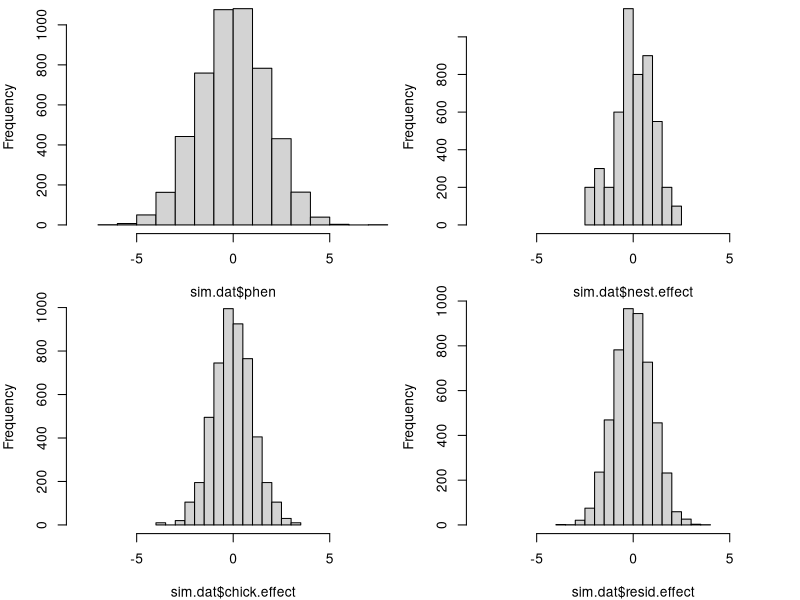

The R script that drew this image:
#################################################
### SIMULATING JQ'S PROBLEM:
#################################################

# load lme4 package first:
if (!require("lme4")) install.packages("lme4")
library(lme4)

# First, input parameter values for the random effects:
nest.var= 1 # between-nest variance component 
chick.var= 1 # between-chicks (within nests) variance component  ## SET THIS TO EITHER 1 OR 0
resid.var<- 1 # residual variance component

### Now set up the factors for the model:
n.nests = 100 # no. nests
n.chicks = 10 # no. chicks per nest
n.repeats = 5 # no. repeated measures per chick

# Make up unique identifiers for nests:
nestID<- rep(1:n.nests,n.chicks*n.repeats)
nestID<- sort(nestID)
chickID<- 1:(n.chicks*n.nests)
chickID<- sort(rep(chickID, n.repeats))
chick.measure<- rep(1:n.repeats, n.chicks*n.nests)

# Put the above into a data frame:
sim.dat<- data.frame(nestID, chickID, chick.measure)

head(sim.dat)

# Now simulate a common nest effect:
nest.effect<- rnorm(n.nests, 0, nest.var)
temp.nest.IDs<- 1:n.nests

sim.dat$nest.effect <- nest.effect[match(sim.dat$nestID, temp.nest.IDs)]

# Now simulate a chick effect:
chick.effect<- rnorm(n.chicks*n.nests, 0, chick.var)
temp.chick.IDs<- 1:(n.chicks*n.nests)

sim.dat$chick.effect <- chick.effect[match(sim.dat$chickID, temp.chick.IDs)]

head(sim.dat)

# Now finally add random noise to each row in the data frame, corresponding to residual variance around the chick and nest effects:

n<- dim(sim.dat)[1]
sim.dat$resid.effect <- rnorm(n, 0, resid.var)

# finally, create the phenotype as a linear sum of each effect:
sim.dat$phen<- sim.dat$nest.effect + sim.dat$chick.effect + sim.dat$resid.effect

# have a look at the distribution of effects:
par(mfrow=c(2,2), mar=c(4,4,0,0))
hist(sim.dat$phen, main="", xlim=c(-8,8))
hist(sim.dat$nest.effect, main="", xlim=c(-8,8))
hist(sim.dat$chick.effect, main="", xlim=c(-8,8))
hist(sim.dat$resid.effect, main="", xlim=c(-8,8))

#  Now fit the mixed models:
sim.dat$nestID <- factor(sim.dat$nestID)
sim.dat$chickID <- factor(sim.dat$chickID)

# Model 1: just a nest effect:
mod1<- lmer(phen ~ 1 + (1|nestID), data=sim.dat)
summary(mod1)

# Model 2: just a chick effect:
mod2<- lmer(phen ~ 1 + (1|chickID), data=sim.dat)
summary(mod2)

# Model 3: both effects together, with chick nested within nest effect:
mod3<- lmer(phen ~ 1 + (1|nestID/chickID), data=sim.dat)
summary(mod3)



